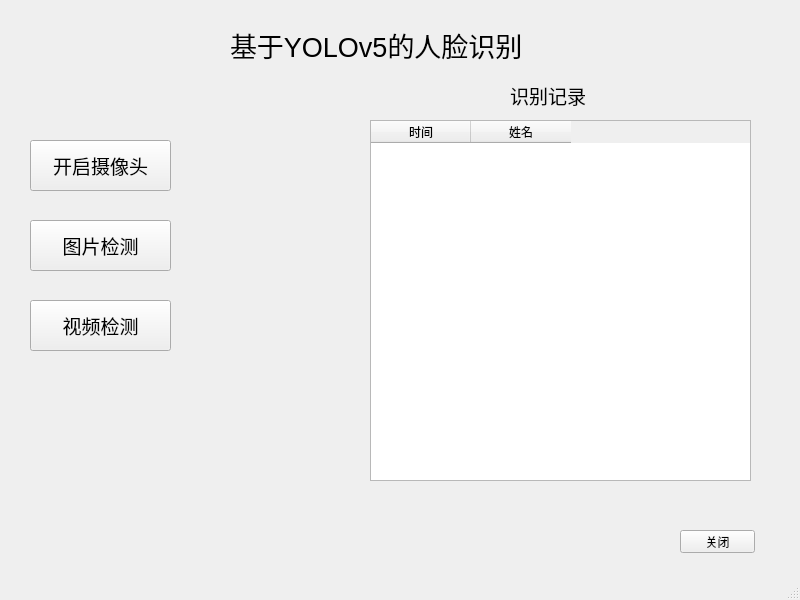
<?xml version="1.0" encoding="UTF-8"?>
<ui version="4.0">
 <class>MainWindow</class>
 <widget class="QMainWindow" name="MainWindow">
  <property name="geometry">
   <rect>
    <x>0</x>
    <y>0</y>
    <width>800</width>
    <height>600</height>
   </rect>
  </property>
  <property name="windowTitle">
   <string>MainWindow</string>
  </property>
  <widget class="QWidget" name="centralwidget">
   <widget class="QLabel" name="label">
    <property name="geometry">
     <rect>
      <x>230</x>
      <y>20</y>
      <width>401</width>
      <height>51</height>
     </rect>
    </property>
    <property name="text">
     <string>&lt;html&gt;&lt;head/&gt;&lt;body&gt;&lt;p&gt;&lt;span style=&quot; font-size:20pt;&quot;&gt;基于YOLOv5的人脸识别&lt;/span&gt;&lt;/p&gt;&lt;/body&gt;&lt;/html&gt;</string>
    </property>
   </widget>
   <widget class="QPushButton" name="c_button">
    <property name="geometry">
     <rect>
      <x>680</x>
      <y>530</y>
      <width>75</width>
      <height>23</height>
     </rect>
    </property>
    <property name="text">
     <string>关闭</string>
    </property>
   </widget>
   <widget class="QTableWidget" name="table1">
    <property name="geometry">
     <rect>
      <x>370</x>
      <y>120</y>
      <width>381</width>
      <height>361</height>
     </rect>
    </property>
    <column>
     <property name="text">
      <string>时间</string>
     </property>
    </column>
    <column>
     <property name="text">
      <string>姓名</string>
     </property>
    </column>
   </widget>
   <widget class="QLabel" name="label_2">
    <property name="geometry">
     <rect>
      <x>510</x>
      <y>70</y>
      <width>141</width>
      <height>51</height>
     </rect>
    </property>
    <property name="text">
     <string>&lt;html&gt;&lt;head/&gt;&lt;body&gt;&lt;p&gt;&lt;span style=&quot; font-size:14pt;&quot;&gt;识别记录&lt;/span&gt;&lt;/p&gt;&lt;/body&gt;&lt;/html&gt;</string>
    </property>
   </widget>
   <widget class="QPushButton" name="pushButton">
    <property name="geometry">
     <rect>
      <x>30</x>
      <y>140</y>
      <width>141</width>
      <height>51</height>
     </rect>
    </property>
    <property name="font">
     <font>
      <family>AcadEref</family>
      <pointsize>14</pointsize>
     </font>
    </property>
    <property name="text">
     <string>开启摄像头</string>
    </property>
   </widget>
   <widget class="QPushButton" name="pushButton_2">
    <property name="geometry">
     <rect>
      <x>30</x>
      <y>220</y>
      <width>141</width>
      <height>51</height>
     </rect>
    </property>
    <property name="font">
     <font>
      <family>AcadEref</family>
      <pointsize>14</pointsize>
     </font>
    </property>
    <property name="text">
     <string>图片检测</string>
    </property>
   </widget>
   <widget class="QPushButton" name="pushButton_3">
    <property name="geometry">
     <rect>
      <x>30</x>
      <y>300</y>
      <width>141</width>
      <height>51</height>
     </rect>
    </property>
    <property name="font">
     <font>
      <family>AcadEref</family>
      <pointsize>14</pointsize>
     </font>
    </property>
    <property name="text">
     <string>视频检测</string>
    </property>
   </widget>
  </widget>
  <widget class="QStatusBar" name="statusbar"/>
 </widget>
 <resources/>
 <connections/>
</ui>
